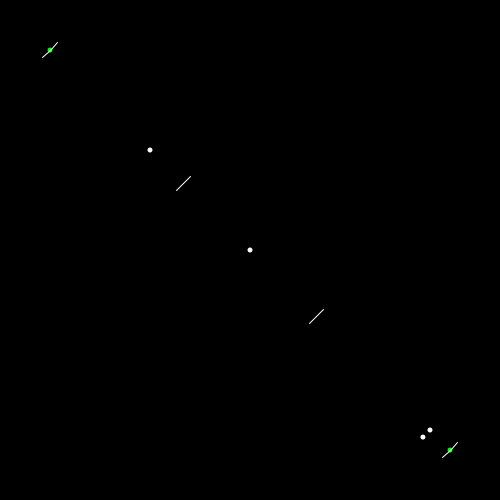
Frame 1 (no input)
Frame 60 (the mouse pressed at the canvas centre just before this capture): identical to frame 1, image omitted
Frame 120 (the mouse held since frame 60 and released just before this capture): identical to frame 1, image omitted

The Processing sketch that drew this single still picture (run headless with seeded random() and noise(); from frame 60 on, the mouse is pressed at the canvas centre):

// Processing sketch: finding_points_on_a_line
// ── finding_points_on_a_line.pde
PVector loc, dir, dest, addpt, rla, rlb;
int r = 5;
int x = 50;
int y = 50;
int dx = 450;
int dy = 450;



void setup() {
  size(500, 500);

  loc = new PVector(x, y);
  dir = new PVector();
  dest = new PVector(dx, dy);
  addpt = new PVector(x, y);
  dir = PVector.sub(dest, loc);


  rla = new PVector(loc.y, -loc.x);
  rla.normalize();
  // Track width
  rla.mult(10);
  
  rlb = new PVector(loc.y, -loc.x);
  rlb.normalize();
  // Track width
  rlb.mult(-10);
  
 
}

void draw() {
  background(0);


  noStroke();
  fill(0, 255, 0);
  //first pt
  ellipse(loc.x, loc.y, r, r);
  //last pt
  ellipse(dest.x, dest.y, r, r);

  fill(255);
  addpt = PVector.add( loc, PVector.mult(dir, 0.25) );
  ellipse(addpt.x, addpt.y, r, r);
  addpt = PVector.add( loc, PVector.mult(dir, 0.5) );
  ellipse(addpt.x, addpt.y, r, r);
  addpt = PVector.add( dest, PVector.mult(dir, -0.05) );
  ellipse(addpt.x, addpt.y, r, r);
  addpt = PVector.add( addpt, PVector.mult(rla, -1.0) );
  ellipse(addpt.x, addpt.y, r, r);

stroke(255);
pushMatrix();
  float numpts = 3;
  translate(loc.x, loc.y);
  line(0, 0, rla.x, rla.y);
  line(0, 0, rlb.x, rlb.y);
 for (int i = 0; i < numpts; i++) {
    translate(dir.x * (1 / numpts), dir.y * (1 / numpts));
    line(0, 0, rla.x, rla.y);
  line(0, 0, rlb.x, rlb.y);
  }
  popMatrix();}
